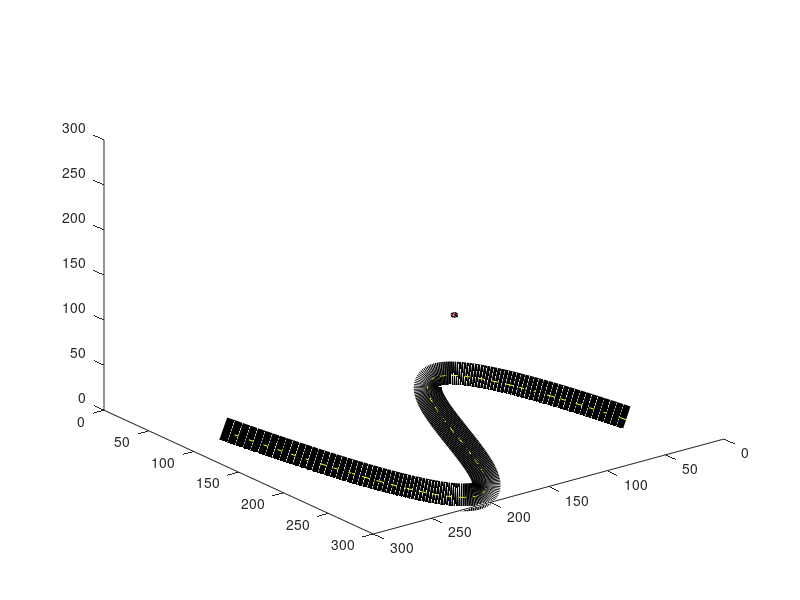

Recreate this plot in MATLAB. (Note: this script raises an error after producing the figure.)
clear;
clc;

xi = 30;
yi = 230;   % (30, 230)
xf = 260;
yf = 80;    % (260, 80)
x1 = 100;
y1 = 100;   % (70, 140)
x2 = 180;
y2 = 270;   % (180, 270)


yy = [yi; y1; y2; yf];
xx = [xi^3 xi^2 xi 1;
      x1^3 x1^2 x1 1;
      x2^3 x2^2 x2 1;
      xf^3 xf^2 xf 1];

cofs = xx\ yy;

a = cofs(1);
b = cofs(2);
c = cofs(3);
d = cofs(4);

f  = @(x) (a*(x.^3) + (b*(x.^2)) + (c*x) + d);
fdt = @(x) (a*(3*x.^2) + (b*(2*x)) + c);
f2dt = @(x) (6*a*x + b*2);

x = xi:xf;
y = f(x);
z = f(x)*0;

% Puntos críticos
cr1 = abs((2*b - sqrt((2*b)^2-12*a*c))/(6*a));
cr2 = abs((2*b + sqrt((2*b)^2-12*a*c))/(6*a));

% Radio de la curvatura
r1 = abs(((1+fdt(x1)^2)^(3/2))/f2dt(x1));
r2 = abs(((1+fdt(x2)^2)^(3/2))/f2dt(x2));


lfdt = @(x) sqrt((1 + fdt(x)).^2);
longitudPista = integral(lfdt, xi, xf);

% Graficación
close all;
axes('XLim',[0 300],'YLim',[0 300],'ZLim',[0 300],'XDir','reverse','YDir','reverse');
view(3)
hold on;
plot3(x,y,z, '-', 'color', 'k', 'LineWidth', 20)
plot3(x,y,z,'--', 'color', 'y')


v = [3 0 3;3 0 0;0 0 0;0 0 3;3 3 3;3 3 0;0 3 3;0 3 0];
f = [1 5 7 4;4 7 8 3;3 8 6 2;2 6 5 1];

coche = patch('Faces',f,'Vertices',v,'FaceAlpha',0.5, 'FaceColor','red');

OrigVerts = p1.Vertices;

for i = 1:3:length(x)
    delete(coche);
    coche.Vertices = OrigVerts + i*repmat(vel,[size(OrigVerts,1),1]);
    pause(0.1);
end


% Graficación
% close all;
% hold on;
% grid on;
% axis([0 280 50 300])
% plot3(x, y,x.*0, 'LineWidth', 20, "Color", 'k');
% plot3(x, y,x.*0, 'LineWidth', 2, 'LineStyle', '--', "Color", 'y');

%plotcircle(cr1, f(cr1)+r1, r1);
%plotcircle(cr2, f(cr2)-r2, r2);

% coche = rectangle('Position',[0 0 20 15], 'FaceColor', 'r');
% for i = 1:3:length(x)
%     delete(coche);
%     coche = rectangle('Position',[(x(i)-10) (y(i)-7.5) 20 15], 'FaceColor', 'r');
%     pause(0.1);
% end